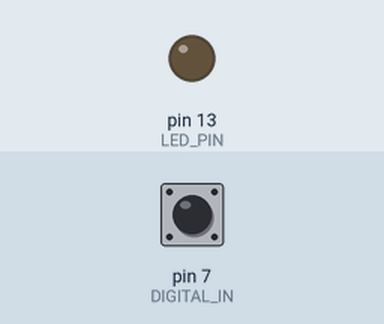
Recording of a sketch running on a simulated Arduino Uno, built with avr-gcc and run on an emulated ATmega328P. Shown: output pins drawn as LEDs (lit = HIGH). The test bench sets the inputs (shaded band); at power-on: pin 7 (DIGITAL_IN) HIGH.

Above: at 1.2 s.
1.3 s: pin 7 (DIGITAL_IN) pulled LOW for 0.15 s
At 1.37 s:
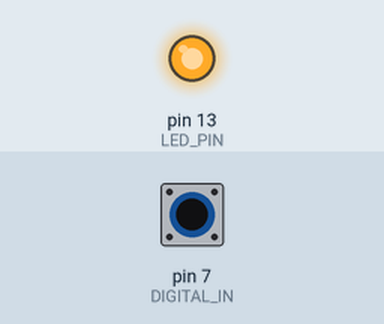
2.9 s: pin 7 (DIGITAL_IN) pulled LOW for 3.2 s
At 7.4 s:
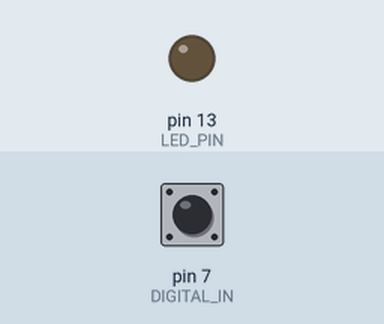
Timing chart, 0 to 8.9 s (numbered marks = the images above; inputs shaded):
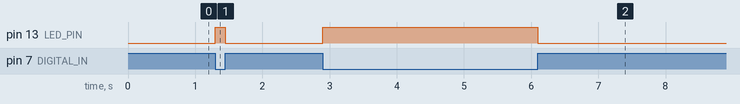

The sketch:

input.ino
```cpp
#define LED_PIN 13 //светодиод
#define DIGITAL_IN 7 //кнопка
void setup() {

pinMode(LED_PIN,OUTPUT);
pinMode(DIGITAL_IN,INPUT_PULLUP);
}

void loop() {
 digitalWrite(LED_PIN,!digitalRead(DIGITAL_IN));

}
```

Measured:
- after the input at 1.3 s, pin 13 (LED_PIN): LOW → HIGH at once, → LOW 0.15 s later
- after the input at 2.9 s, pin 13 (LED_PIN): LOW → HIGH at once, → LOW 3.2 s later
